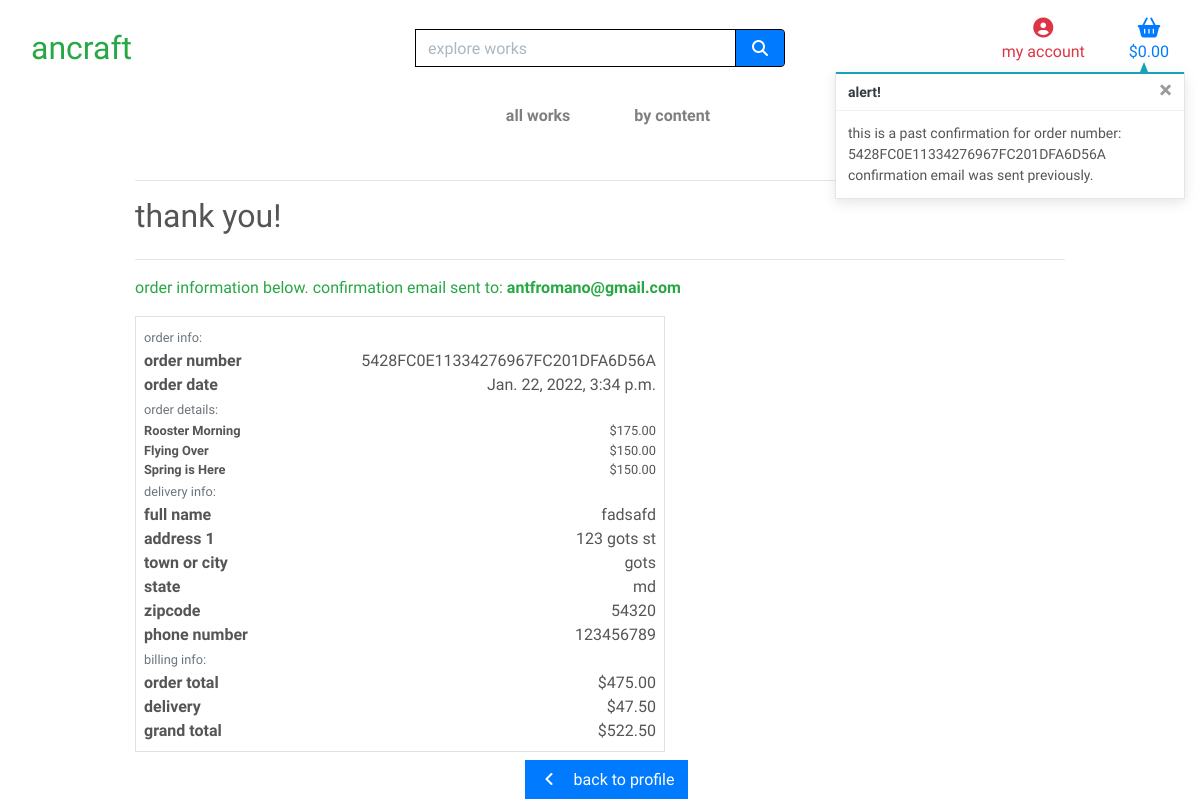
Screenshot of /profile/order_history/5428FC0E11334276967FC201DFA6D56A with the database file from the repository.
### checkout/models.py (models this page shows, shortened)
class Order(models.Model):
    order_number = models.CharField(max_length=32, null=False, editable=False)
    user_profile = models.ForeignKey(UserProfile, on_delete=models.SET_NULL,
                                     null=True, blank=True, related_name='orders')
    full_name = models.CharField(max_length=50, null=False, blank=False)
    email = models.EmailField(max_length=254, null=False, blank=False)
    phone_number = models.CharField(max_length=20, null=False, blank=False)
    zipcode = models.CharField(max_length=20, null=True, blank=True)
    state = models.CharField(max_length=40, null=False, blank=False)
    town_or_city = models.CharField(max_length=40, null=False, blank=False)
    street_address1 = models.CharField(max_length=80, null=False, blank=False)
    street_address2 = models.CharField(max_length=80, null=True, blank=True)
    date = models.DateTimeField(auto_now_add=True)
    delivery_cost = models.DecimalField(max_digits=6, decimal_places=2, null=False, default=0)
    order_total = models.DecimalField(max_digits=10, decimal_places=2, null=False, default=0)
    grand_total = models.DecimalField(max_digits=10, decimal_places=2, null=False, default=0)
    original_cart = models.TextField(null=False, blank=False, default='')
    stripe_pid = models.CharField(max_length=254, null=False, blank=False, default='')

class OrderLineItem(models.Model):
    order = models.ForeignKey(Order, null=False, blank=False, on_delete=models.CASCADE, related_name='lineitems')
    work = models.ForeignKey(Work, null=False, blank=False, on_delete=models.CASCADE)
    quantity = models.IntegerField(null=False, blank=False, default=0)
    lineitem_total = models.DecimalField(max_digits=6, decimal_places=2, null=False, blank=False, editable=False)

### works/models.py (models this page shows, shortened)
class Work(models.Model):
    class Meta:
        verbose_name_plural = 'Works'
    content = models.ForeignKey('Content', null=True, blank=True,
                                 on_delete=models.SET_NULL)
    name = models.CharField(max_length=254)
    description = models.TextField()
    is_sold = models.BooleanField(default=False)
    price = models.DecimalField(max_digits=6, decimal_places=2)
    rating = models.DecimalField(max_digits=3, decimal_places=2, null=True, blank=True, default=1, validators=[
                                 MaxValueValidator(5), MinValueValidator(1)])
    image = models.ImageField(null=True, blank=True)

### profiles/views.py (the view)
# urls.py: path('order_history/<order_number>', views.order_history, name='order_history'),
def order_history(request, order_number):
    order = get_object_or_404(Order, order_number=order_number)
    messages.info(request, (
        f'this is a past confirmation for order number: {order_number} '
        'confirmation email was sent previously.'
    ))
    template = 'checkout/checkout_success.html'
    context = {
        'order': order,
        'from_profile': True,
    }
    return render(request, template, context)

### cart/contexts.py (called while the page is built, shortened)
def cart_sum(request):
    cart = request.session.get('cart', {})
    cart_items = []
    total = 0
    work_count = 0
    delivery_cost = total * Decimal(settings.STANDARD_DELIVERY_PERCENTAGE / 100)
    grand_total = delivery_cost + total
    context = {
        'cart_items': cart_items,
        'total': total,
        'work_count': work_count,
        'delivery_cost': delivery_cost,
        'grand_total': grand_total,
    }
    return context

### checkout/templates/checkout/checkout_success.html (shortened to what this page needs)
{% extends "base.html" %}
{% load static %}
{% block extra_css %}
    <link rel="stylesheet" href="{% static 'checkout/css/checkout.css' %}">
{% endblock %}
{% block page_header %}
    <div class="container header-container">
    </div>
{% endblock %}
{% block content %}
    <div class="overlay"></div>
    <div class="container">
        <div class="row">
            <div class="col">
                <hr>
                <h2 class="logo-font mb-4">thank you!</h2>
                <hr>
                <p class="text-green-alt">order information below.  confirmation email sent to: <strong>{{ order.email }}</strong></p>
            </div>
        </div>
        <div class="row">
            <div class="col-12 col-lg-7">
                <div class="order-confirmation-wrapper p-2 border">
                    <div class="row">
                        <div class="col">
                            <small class="text-muted">order info:</small>
                        </div>
                    </div>
                    <div class="row">
                        <div class="col-12 col-md-4">
                            <p class="mb-0 text-black font-weight-bold">order number</p>
                        </div>
                        <div class="col-12 col-md-8 text-md-right">
                            <p class="mb-0">{{ order.order_number }}</p>
                        </div>
                    </div>
                    <div class="row">
                        <div class="col-12 col-md-4">
                            <p class="mb-0 text-black font-weight-bold">order date</p>
                        </div>
                        <div class="col-12 col-md-8 text-md-right">
                            <p class="mb-0">{{ order.date }}</p>
                        </div>
                    </div>
                    <div class="row">
                        <div class="col">
                            <small class="text-muted">order details:</small>
                        </div>
                    </div>
                    {% for item in order.lineitems.all %}
                    <div class="row">
                        <div class="col-12 col-md-4">
                            <p class="small mb-0 text-black font-weight-bold">
                                {{ item.work.name }}
                            </p>
                        </div>
                        <div class="col-12 col-md-8 text-md-right">
                            <p class="small mb-0">${{ item.work.price }}</p>
                        </div>
                    </div>
                    {% endfor %}
                    <div class="row">
                        <div class="col">
                            <small class="text-muted">delivery info:</small>
                        </div>
                    </div>
                    <div class="row">
                        <div class="col-12 col-md-4">
                            <p class="mb-0 text-black font-weight-bold">full name</p>
                        </div>
                        <div class="col-12 col-md-8 text-md-right">
                            <p class="mb-0">{{ order.full_name }}</p>
                        </div>
                    </div>
                    <div class="row">
                        <div class="col-12 col-md-4">
                            <p class="mb-0 text-black font-weight-bold">address 1</p>
                        </div>
                        <div class="col-12 col-md-8 text-md-right">
                            <p class="mb-0">{{ order.street_address1 }}</p>
                        </div>
                    </div>
                    <div class="row">
                        <div class="col-12 col-md-4">
                            <p class="mb-0 text-black font-weight-bold">town or city</p>
                        </div>
                        <div class="col-12 col-md-8 text-md-right">
                            <p class="mb-0">{{ order.town_or_city }}</p>
                        </div>
                    </div>
                    <div class="row">
                        <div class="col-12 col-md-4">
                            <p class="mb-0 text-black font-weight-bold">state</p>
                        </div>
                        <div class="col-12 col-md-8 text-md-right">
                            <p class="mb-0">{{ order.state }}</p>
                        </div>
                    </div>
                    <div class="row">
                        <div class="col-12 col-md-4">
                            <p class="mb-0 text-black font-weight-bold">zipcode</p>
                        </div>
                        <div class="col-12 col-md-8 text-md-right">
                            <p class="mb-0">{{ order.zipcode }}</p>
                        </div>
                    </div>
                    <div class="row">
                        <div class="col-12 col-md-4">
                            <p class="mb-0 text-black font-weight-bold">phone number</p>
                        </div>
                        <div class="col-12 col-md-8 text-md-right">
                            <p class="mb-0">{{ order.phone_number }}</p>
                        </div>
                    </div>
                    <div class="row">
                        <div class="col">
                            <small class="text-muted">billing info:</small>
                        </div>
                    </div>
                    <div class="row">
                        <div class="col-12 col-md-4">
                            <p class="mb-0 text-black font-weight-bold">order total</p>
                        </div>
                        <div class="col-12 col-md-8 text-md-right">
                            <p class="mb-0">${{ order.order_total }}</p>
                        </div>
                    </div>
                    <div class="row">
                        <div class="col-12 col-md-4">
                            <p class="mb-0 text-black font-weight-bold">delivery</p>
                        </div>
                        <div class="col-12 col-md-8 text-md-right">
                            <p class="mb-0">${{ order.delivery_cost | floatformat:2 }}</p>
                        </div>
                    </div>
                    <div class="row">
                        <div class="col-12 col-md-4">
                            <p class="mb-0 text-black font-weight-bold">grand total</p>
                        </div>
                        <div class="col-12 col-md-8 text-md-right">
                            <p class="mb-0">${{ order.grand_total }}</p>
                        </div>
                    </div>
                </div>
            </div>
        </div>
        </div>
        <div class="row">
			<div class="col-12 col-lg-7 text-right">
                {% if from_profile %}
                    <a href="{% url 'profile' %}" class="btn btn-primary rounded-0 my-2">
                        <span class="icon mr-2">
                            <i class="fas fa-angle-left"></i>
                        </span>
                        <span>back to profile</span>
                    </a>
                {% endif %}
			</div>
		</div>
{% endblock %}

### static/css/base.css (style rules this page uses)
html { height: 100%; }
body { color: #555; font-family: 'Balsamiq Sans', cursive; }
.icon { align-items: center; display: inline-flex; justify-content: center; height: 1.5rem; width: 1.5rem; }
.text-green-alt { color: #28a745 !important; }
.overlay { height: 100vh; width: 100%; top: 0; left: 0; position: fixed; background: white; z-index: -1; }
@media (min-width: 1200px) { .container { max-width: 80%; } }
@media (min-width: 992px) { .header-container { padding-top: 164px; } }

### rows the page displays
Order: email "antfromano@gmail.com", order_number "5428FC0E11334276967FC201DFA6D56A", date "Jan. 22, 2022, 3:34 p.m.", full_name "fadsafd", street_address1 "123 gots st", town_or_city "gots", state "md", zipcode "54320", phone_number "123456789", order_total "475.00", delivery_cost "47.50", grand_total "522.50"
OrderLineItem: work.name "Rooster Morning", work.price "175.00"
OrderLineItem: work.name "Flying Over", work.price "150.00"
OrderLineItem: work.name "Spring is Here", work.price "150.00"

### other values shown
{{ message }} "this is a past confirmation for order number: 5428FC0E11334276967FC201DFA6D56A confirmation email was sent previously."
